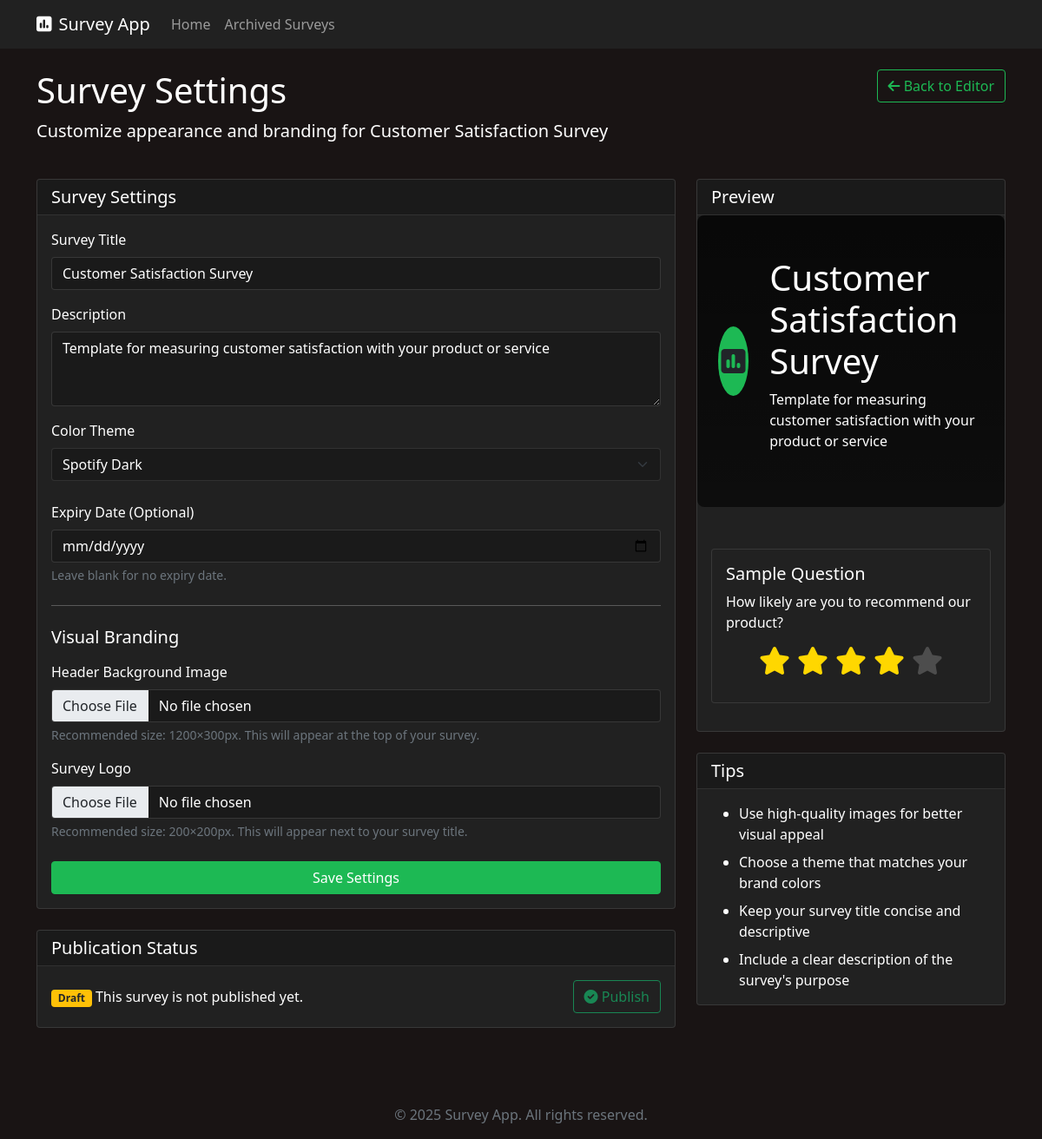
The app's page /survey/1/settings with its own data.
### tables this page shows
CREATE TABLE surveys (
            id INTEGER PRIMARY KEY AUTOINCREMENT,
            title TEXT NOT NULL,
            description TEXT,
            created_at TIMESTAMP DEFAULT CURRENT_TIMESTAMP,
            creator_ip TEXT,
            creator_email TEXT,
            theme TEXT DEFAULT 'dark',
            header_image TEXT,
            logo_image TEXT,
            is_template INTEGER DEFAULT 0,
            published INTEGER DEFAULT 0,
            archived INTEGER DEFAULT 0,
            expiry_date DATE
        );

### app.py (the view, shortened to what this page needs)
@app.route('/survey/<int:survey_id>/settings', methods=['GET', 'POST'])
@creator_only
def survey_settings(survey_id):
    with DatabaseConnection() as conn:
        survey = conn.execute('SELECT * FROM surveys WHERE id = ?', (survey_id,)).fetchone()
    return render_template('survey_settings.html', survey=survey)

### app.py (called while the page is built)
@app.context_processor
def utility_processor():
    return {
        'now': datetime.datetime.now,
        'format_date': lambda date, format='%Y-%m-%d': date.strftime(format) if date else '',
        'format_currency': lambda amount: f"${amount:.2f}" if amount is not None else '$0.00'
    }

def creator_only(f):
    @wraps(f)
    def decorated_function(survey_id, *args, **kwargs):
        with DatabaseConnection() as conn:
            survey = conn.execute('SELECT * FROM surveys WHERE id = ?', (survey_id,)).fetchone()
        if survey and (not survey['creator_ip'] or survey['creator_ip'] == request.remote_addr):
            return f(survey_id, *args, **kwargs)
        else:
            flash('You do not have permission to edit this survey', 'warning')
            return redirect(url_for('view_survey', survey_id=survey_id))
    return decorated_function

    def __enter__(self):
        self.conn = sqlite3.connect(self.db_path)
        self.conn.row_factory = sqlite3.Row
        return self.conn

    def __exit__(self, exc_type, exc_val, exc_tb):
        if self.conn:
            if exc_type is not None:
                self.conn.rollback()
            else:
                self.conn.commit()
            self.conn.close()

### templates/survey_settings.html (shortened to what this page needs)
{% extends "base.html" %}
{% block content %}
<div class="row mb-4">
    <div class="col-md-8">
        <h1>Survey Settings</h1>
        <p class="lead">Customize appearance and branding for {{ survey.title }}</p>
    </div>
    <div class="col-md-4 text-end">
        <a href="{{ url_for('edit_survey', survey_id=survey.id) }}" class="btn btn-outline-primary">
            <i class="fas fa-arrow-left"></i> Back to Editor
        </a>
    </div>
</div>
<div class="row">
    <div class="col-lg-8">
        <div class="card mb-4">
            <div class="card-header">
                <h5 class="mb-0">Survey Settings</h5>
            </div>
            <div class="card-body">
                <form action="{{ url_for('survey_settings', survey_id=survey.id) }}" method="POST" enctype="multipart/form-data">
                    <div class="mb-3">
                        <label for="title" class="form-label">Survey Title</label>
                        <input type="text" class="form-control" id="title" name="title" value="{{ survey.title }}" required>
                    </div>
                    <div class="mb-3">
                        <label for="description" class="form-label">Description</label>
                        <textarea class="form-control" id="description" name="description" rows="3">{{ survey.description }}</textarea>
                    </div>
                    <div class="mb-4">
                        <label for="theme" class="form-label">Color Theme</label>
                        <select class="form-select" id="theme" name="theme">
                            <option value="dark" {% if survey.theme == 'dark' %}selected{% endif %}>Spotify Dark</option>
                        </select>
                    </div>
                    <div class="mb-3">
                        <label for="expiry_date" class="form-label">Expiry Date (Optional)</label>
                        <input type="date" class="form-control" id="expiry_date" name="expiry_date"
                               value="{{ survey.expiry_date }}">
                        <div class="form-text">Leave blank for no expiry date.</div>
                    </div>
                    <hr class="my-4">
                    <h5 class="mb-3">Visual Branding</h5>
                    <div class="mb-3">
                        <label for="header_image" class="form-label">Header Background Image</label>
                        <input type="file" class="form-control" id="header_image" name="header_image" accept="image/*">
                        <div class="form-text">Recommended size: 1200×300px. This will appear at the top of your survey.</div>
                    </div>
                    <div class="mb-4">
                        <label for="logo_image" class="form-label">Survey Logo</label>
                        <input type="file" class="form-control" id="logo_image" name="logo_image" accept="image/*">
                        <div class="form-text">Recommended size: 200×200px. This will appear next to your survey title.</div>
                    </div>
                    <div class="d-grid">
                        <button type="submit" class="btn btn-primary">Save Settings</button>
                    </div>
                </form>
            </div>
        </div>
        <div class="card mb-4">
            <div class="card-header">
                <h5 class="mb-0">Publication Status</h5>
            </div>
            <div class="card-body">
                <div class="d-flex justify-content-between align-items-center">
                    <div>
                        <p class="mb-0">
                            {% if survey.published %}
                                <span class="badge bg-success">Published</span> This survey is live and accepting responses.
                            {% else %}
                                <span class="badge bg-warning text-dark">Draft</span> This survey is not published yet.
                            {% endif %}
                        </p>
                    </div>
                    <form action="{{ url_for('toggle_publish_survey', survey_id=survey.id) }}" method="POST">
                        <button type="submit" class="btn {% if survey.published %}btn-outline-warning{% else %}btn-outline-success{% endif %}">
                            {% if survey.published %}
                                <i class="fas fa-eye-slash"></i> Unpublish
                            {% else %}
                                <i class="fas fa-check-circle"></i> Publish
                            {% endif %}
                        </button>
                    </form>
                </div>
            </div>
        </div>
    </div>
    <div class="col-lg-4">
        <div class="card mb-4">
            <div class="card-header">
                <h5 class="mb-0">Preview</h5>
            </div>
            <div class="card-body p-0">
                <div id="preview-header" class="survey-header" {% if survey.header_image %}style="background-image: url('{{ survey.header_image }}');"{% endif %}>
                    <div class="survey-header-overlay">
                        <div class="survey-header-content">
                            {% if survey.logo_image %}
                                <img src="{{ survey.logo_image }}" class="survey-logo" alt="Survey logo">
                            {% else %}
                                <div class="survey-logo d-flex align-items-center justify-content-center" style="background-color: var(--accent-color, var(--spotify-green));">
                                    <i class="fas fa-poll fa-2x text-dark"></i>
                                </div>
                            {% endif %}
                            <div class="survey-header-text">
                                <h1 id="preview-title">{{ survey.title }}</h1>
                                <p id="preview-description">{{ survey.description }}</p>
                            </div>
                        </div>
                    </div>
                </div>
                <div class="p-3">
                    <div class="card mb-3">
                        <div class="card-body">
                            <h5>Sample Question</h5>
                            <p>How likely are you to recommend our product?</p>
                            <div class="stars">
                                <i class="fas fa-star star active"></i>
                                <i class="fas fa-star star active"></i>
                                <i class="fas fa-star star active"></i>
                                <i class="fas fa-star star active"></i>
                                <i class="fas fa-star star"></i>
                            </div>
                        </div>
                    </div>
                </div>
            </div>
        </div>
        <div class="card">
            <div class="card-header">
                <h5 class="mb-0">Tips</h5>
            </div>
            <div class="card-body">
                <ul class="mb-0">
                    <li class="mb-2">Use high-quality images for better visual appeal</li>
                    <li class="mb-2">Choose a theme that matches your brand colors</li>
                    <li class="mb-2">Keep your survey title concise and descriptive</li>
                    <li>Include a clear description of the survey's purpose</li>
                </ul>
            </div>
        </div>
    </div>
</div>
{% endblock %}

### static/css/style.css (style rules this page uses)
:root { --spotify-green: #1DB954; --spotify-black: #191414; --spotify-dark-gray: #212121; --spotify-light-gray: #535353; --spotify-white: #FFFFFF; --blue-primary: #0A84FF; --blue-dark: #0D1117; --blue-light: #161B22; --purple-primary: #8A2BE2; --purple-dark: #1E0E2A; --purple-light: #2D1646; --accent-color: var(--spotify-green); }
body.theme-dark { background-color: var(--spotify-black); color: var(--spotify-white); }
.theme-dark .card { background-color: var(--spotify-dark-gray); border-color: rgba(255, 255, 255, 0.1); }
.theme-dark .card-header { background-color: rgba(0, 0, 0, 0.2); border-bottom: 1px solid rgba(255, 255, 255, 0.1); }
.theme-dark .form-control, .theme-dark .form-select { background-color: rgba(0, 0, 0, 0.2); border-color: rgba(255, 255, 255, 0.1); color: var(--spotify-white); }
.btn-primary { background-color: var(--accent-color); border-color: var(--accent-color); }
.btn-outline-primary { color: var(--accent-color); border-color: var(--accent-color); }
.survey-header { background-color: rgba(0, 0, 0, 0.2); background-size: cover; background-position: center; position: relative; border-radius: 0.5rem; overflow: hidden; margin-bottom: 2rem; }
.survey-header-overlay { background: linear-gradient(to bottom, rgba(0, 0, 0, 0.7), rgba(0, 0, 0, 0.5)); padding: 3rem 1.5rem; }
.survey-header-content { display: flex; align-items: center; max-width: 800px; margin: 0 auto; }
.survey-logo { width: 80px; height: 80px; border-radius: 50%; margin-right: 1.5rem; object-fit: cover; background-color: var(--accent-color); display: flex; align-items: center; justify-content: center; }
.survey-header-text { color: white; }
.survey-header-text h1 { margin-bottom: 0.5rem; }
.stars { display: flex; justify-content: center; gap: 0.5rem; margin: 1rem 0; }
.star { font-size: 2rem; cursor: pointer; color: rgba(255, 255, 255, 0.2); transition: all 0.2s; }
.star:hover, .star.active { color: gold; }

### records on screen
surveys: title "Customer Satisfaction Survey", description "Template for measuring customer satisfaction with your product or service", theme "Spotify Dark"
